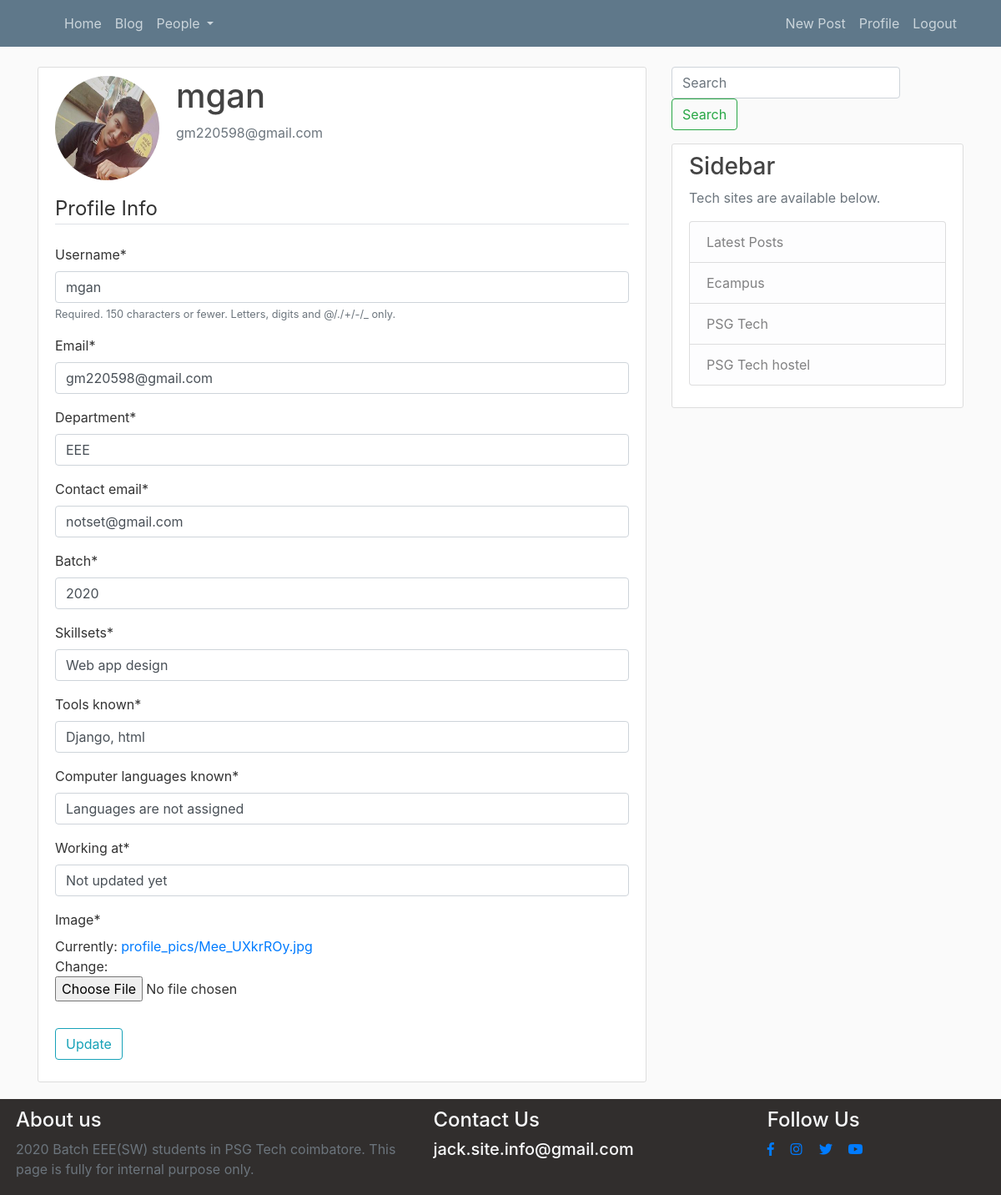
Before: /profile/ (signed in) with the older database file.
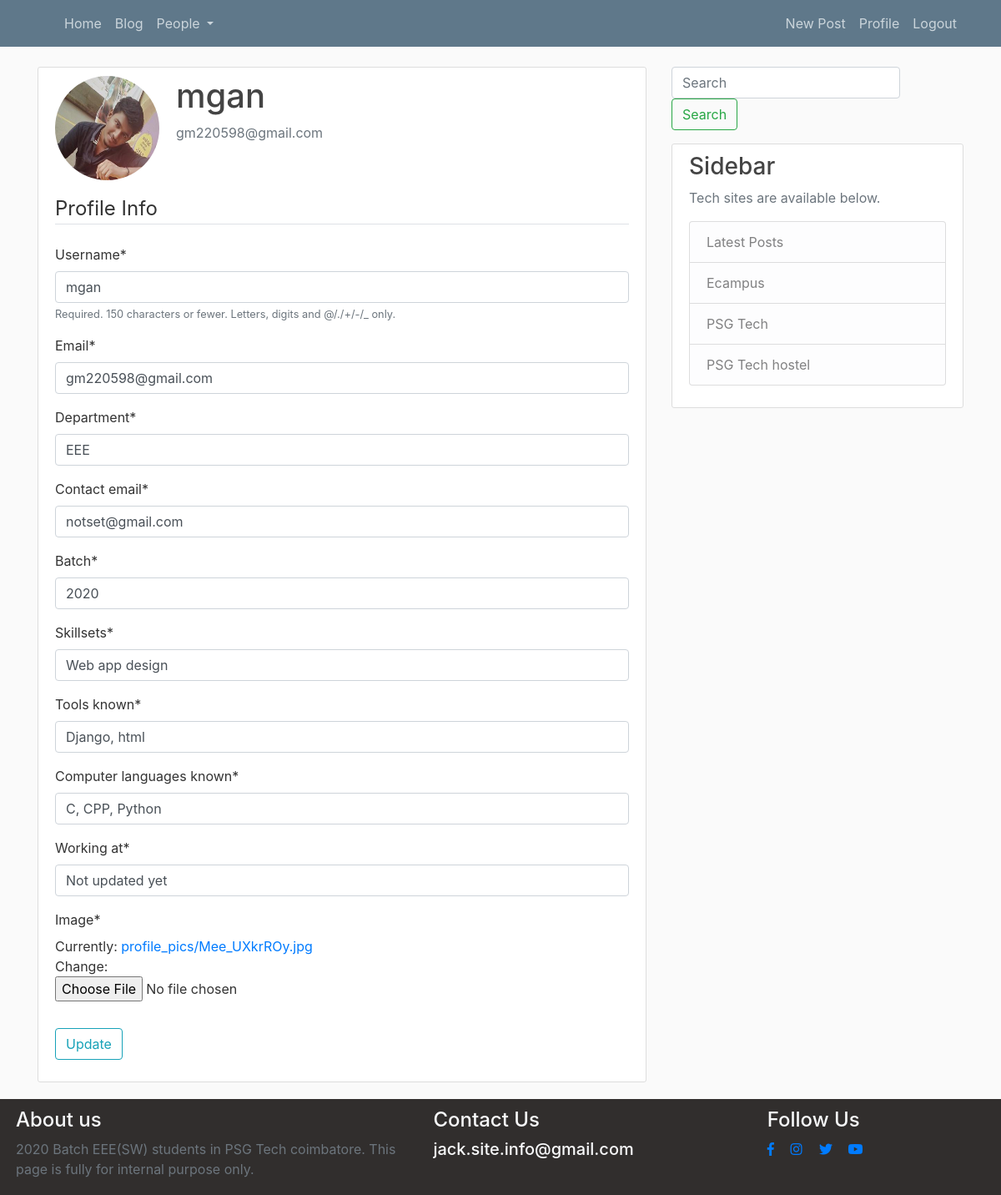
After: the same page with the newer database file.
### users/models.py (models this page shows, shortened)
class Profile(models.Model):
    user = models.OneToOneField(User, on_delete=models.CASCADE)
    image = models.ImageField(default='default.jpg', upload_to='profile_pics')
    skillsets = models.CharField(max_length=100, default="No skill sets assigned")
    tools_known = models.CharField(max_length=150, default="No tools are assigned")
    computer_languages_known = models.CharField(max_length=100, default="Languages are not assigned")
    department = models.CharField(max_length=30, default='EEE' )
    working_at = models.CharField(max_length=30, default="Not updated yet")
    batch = models.PositiveIntegerField(default=2020)
    contact_email = models.EmailField(default='notset@gmail.com')

### users/views.py (the view)
# urls.py: path('profile/', user_views.profile, name='profile'),
@login_required
def profile(request):
    if request.method == 'POST':
        u_form = UserUpdateForm(request.POST, instance=request.user)
        p_form = ProfileUpdateForm(request.POST,
                                   request.FILES,
                                   instance=request.user.profile)
        if u_form.is_valid() and p_form.is_valid():
            u_form.save()
            p_form.save()
            messages.success(request, 'Your account has been updated!')
            return redirect('profile')
    else:
        u_form = UserUpdateForm(instance=request.user)
        p_form = ProfileUpdateForm(instance=request.user.profile)
    context = {
        'u_form': u_form,
        'p_form': p_form
    }
    return render(request, 'users/profile.html', context)

### users/forms.py
class UserUpdateForm(forms.ModelForm):
    email = forms.EmailField()
    class Meta:
        model = User
        fields = ['username', 'email']

class ProfileUpdateForm(forms.ModelForm):
    class Meta:
        model = Profile
        fields = ['department','contact_email','batch','skillsets','tools_known','computer_languages_known','working_at','image']

### users/templates/users/profile.html (shortened to what this page needs)
{% extends "blog/base.html" %}
{% load crispy_forms_tags %}
{% block content %}
    <div class="content-section">
      <div class="media">
        <img class="rounded-circle account-img" src="{{ user.profile.image.url }}">
        <div class="media-body">
          <h2 class="account-heading">{{ user.username }}</h2>
          <p class="text-secondary">{{ user.email }}</p>
        </div>
      </div>
      <form method="POST" enctype="multipart/form-data">
          <fieldset class="form-group">
              <legend class="border-bottom mb-4">Profile Info</legend>
              {{ u_form|crispy }}
              {{ p_form|crispy }}
          </fieldset>
          <div class="form-group">
              <button class="btn btn-outline-info" type="submit">Update</button>
          </div>
      </form>
    </div>
{% endblock content %}

Changed rows visible on the page:
changed Profile "EEE": computer_languages_known "Languages are not assigned" → "C, CPP, Python"
